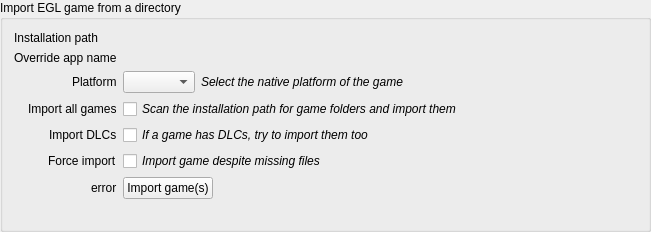
<?xml version="1.0" encoding="UTF-8"?>
<ui version="4.0">
 <class>ImportGroup</class>
 <widget class="QGroupBox" name="ImportGroup">
  <property name="geometry">
   <rect>
    <x>0</x>
    <y>0</y>
    <width>651</width>
    <height>232</height>
   </rect>
  </property>
  <property name="windowTitle">
   <string notr="true">ImportGroup</string>
  </property>
  <property name="windowFilePath">
   <string notr="true"/>
  </property>
  <property name="title">
   <string>Import EGL game from a directory</string>
  </property>
  <layout class="QFormLayout" name="import_layout">
   <property name="labelAlignment">
    <set>Qt::AlignmentFlag::AlignRight|Qt::AlignmentFlag::AlignTrailing|Qt::AlignmentFlag::AlignVCenter</set>
   </property>
   <item row="0" column="0">
    <widget class="QLabel" name="path_edit_label">
     <property name="text">
      <string>Installation path</string>
     </property>
    </widget>
   </item>
   <item row="1" column="0">
    <widget class="QLabel" name="app_name_label">
     <property name="text">
      <string>Override app name</string>
     </property>
    </widget>
   </item>
   <item row="3" column="0">
    <widget class="QLabel" name="import_folder_label">
     <property name="text">
      <string>Import all games</string>
     </property>
    </widget>
   </item>
   <item row="3" column="1">
    <widget class="QCheckBox" name="import_folder_check">
     <property name="font">
      <font>
       <italic>true</italic>
      </font>
     </property>
     <property name="text">
      <string>Scan the installation path for game folders and import them</string>
     </property>
    </widget>
   </item>
   <item row="4" column="0">
    <widget class="QLabel" name="import_dlcs_label">
     <property name="text">
      <string>Import DLCs</string>
     </property>
    </widget>
   </item>
   <item row="4" column="1">
    <widget class="QCheckBox" name="import_dlcs_check">
     <property name="font">
      <font>
       <italic>true</italic>
      </font>
     </property>
     <property name="text">
      <string>If a game has DLCs, try to import them too</string>
     </property>
    </widget>
   </item>
   <item row="5" column="0">
    <widget class="QLabel" name="import_force_label">
     <property name="text">
      <string>Force import</string>
     </property>
    </widget>
   </item>
   <item row="5" column="1">
    <widget class="QCheckBox" name="import_force_check">
     <property name="font">
      <font>
       <italic>true</italic>
      </font>
     </property>
     <property name="text">
      <string>Import game despite missing files</string>
     </property>
    </widget>
   </item>
   <item row="6" column="0">
    <widget class="QLabel" name="import_button_label">
     <property name="text">
      <string notr="true">error</string>
     </property>
    </widget>
   </item>
   <item row="6" column="1">
    <layout class="QHBoxLayout" name="button_info_layout">
     <item>
      <widget class="QPushButton" name="import_button">
       <property name="sizePolicy">
        <sizepolicy hsizetype="Maximum" vsizetype="Fixed">
         <horstretch>0</horstretch>
         <verstretch>0</verstretch>
        </sizepolicy>
       </property>
       <property name="text">
        <string>Import game(s)</string>
       </property>
      </widget>
     </item>
    </layout>
   </item>
   <item row="2" column="0">
    <widget class="QLabel" name="platform_label">
     <property name="text">
      <string>Platform</string>
     </property>
    </widget>
   </item>
   <item row="2" column="1">
    <layout class="QHBoxLayout" name="platform_layout">
     <item>
      <widget class="QComboBox" name="platform_combo">
       <property name="sizePolicy">
        <sizepolicy hsizetype="Fixed" vsizetype="Fixed">
         <horstretch>0</horstretch>
         <verstretch>0</verstretch>
        </sizepolicy>
       </property>
      </widget>
     </item>
     <item>
      <widget class="QLabel" name="platform_info">
       <property name="font">
        <font>
         <italic>true</italic>
        </font>
       </property>
       <property name="text">
        <string>Select the native platform of the game</string>
       </property>
      </widget>
     </item>
    </layout>
   </item>
  </layout>
 </widget>
 <resources/>
 <connections/>
</ui>
